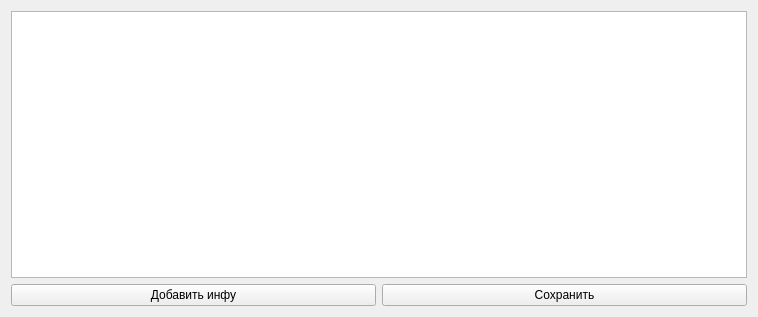
<?xml version="1.0" encoding="UTF-8"?>
<ui version="4.0">
 <class>Form</class>
 <widget class="QWidget" name="Form">
  <property name="geometry">
   <rect>
    <x>0</x>
    <y>0</y>
    <width>758</width>
    <height>317</height>
   </rect>
  </property>
  <property name="windowTitle">
   <string>Инфа о кофе</string>
  </property>
  <layout class="QHBoxLayout" name="horizontalLayout">
   <item>
    <layout class="QVBoxLayout" name="verticalLayout">
     <item>
      <widget class="QTableWidget" name="table"/>
     </item>
     <item>
      <layout class="QGridLayout" name="gridLayout">
       <item row="0" column="0">
        <widget class="QPushButton" name="addButton">
         <property name="text">
          <string>Добавить инфу</string>
         </property>
        </widget>
       </item>
       <item row="0" column="1">
        <widget class="QPushButton" name="saveButton">
         <property name="text">
          <string>Сохранить</string>
         </property>
        </widget>
       </item>
      </layout>
     </item>
    </layout>
   </item>
  </layout>
 </widget>
 <resources/>
 <connections/>
</ui>
